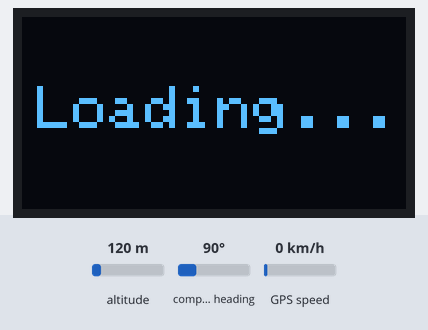
The program below on a simulated Arduino Nano, built with avr-gcc and run on an emulated ATmega328P. Shown: 128×64 one-colour display. The test bench sets the inputs (shaded band); at power-on: GPS speed 0 km/h, altitude 120 m, compass heading 90°. The GPS gets a fix after 3 s at 37.7749, -122.4194 with 8 satellites; what the program prints to the serial monitor is not drawn.

Above: at 3.1 s.
3.2 s: GPS speed set to 2 km/h
At 4.8 s:
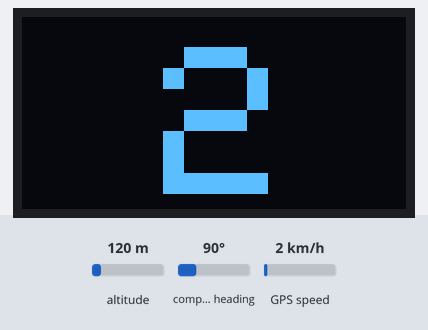
5.6 s: GPS speed set to 30 km/h
At 6.4 s:
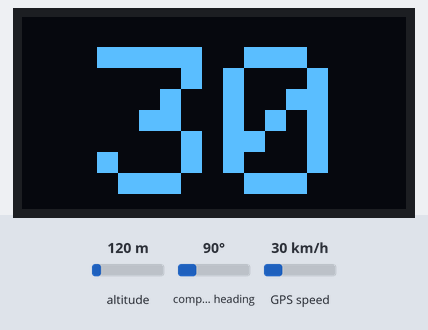
7.6 s: GPS speed set to 60 km/h
At 9.2 s:
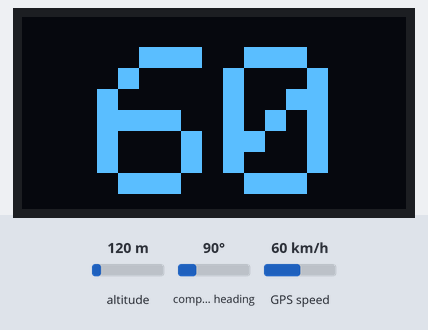
Timing chart, 0 to 10.7 s (numbered marks = the images above; inputs shaded):
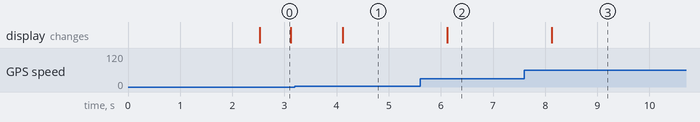

The program:

main.cpp
```cpp
#include <Arduino.h>
#include <SoftwareSerial.h>
#include <TinyGPS++.h>
#include <SPI.h>
#include <Wire.h>
#include <Adafruit_GFX.h>
#include <Adafruit_SSD1306.h>

TinyGPSPlus gps;

#define GPS_TX_PIN 2  // Connect to GPS TX
#define GPS_RX_PIN 3  // Connect to GPS RX

#define SCREEN_WIDTH  128
#define SCREEN_HEIGHT  64

#define OLED_DC 6
#define OLED_CS 10
#define OLED_RESET 5

Adafruit_SSD1306 display(SCREEN_WIDTH, SCREEN_HEIGHT, &SPI, OLED_DC, OLED_RESET, OLED_CS);
SoftwareSerial GPSSerial(GPS_TX_PIN, GPS_RX_PIN);

void setup() {
  Serial.begin(57600);
  GPSSerial.begin(9600);

  // Initialize the OLED display
  if (!display.begin(SSD1306_SWITCHCAPVCC)) {
    Serial.println(F("SSD1306 allocation failed"));
    for (;;); // Stop execution if display fails
  }

  // Invert display for HUD/reflection
  display.ssd1306_command(SSD1306_SEGREMAP | 0x0); // Flips horizontally
  display.ssd1306_command(SSD1306_COMSCANDEC); //

  display.clearDisplay();
  display.display();
}

void loop() {
  // Feed incoming serial data to TinyGPS++
  while (GPSSerial.available() > 0) {
    gps.encode(GPSSerial.read());
  }

  static int last_speed_displayed = -1; // Track the last speed sent to OLED display
  static unsigned long last_serial_print = 0;

  // Only start if the GPS module has a satellite lock
  if (gps.speed.isValid()) {

    // Check if the signal is new
    if (gps.speed.age() < 5000) {

      // Parse new NMEA redings
      if (gps.speed.isUpdated()) {
        double raw_speed = gps.speed.kmph();
        int rounded_speed = round(raw_speed);

        //Print to serial monitor for debugging
        Serial.print(F("Current speed: "));
        Serial.print(raw_speed);
        Serial.println(F(" km/h"));

        // Only send to display if the speed value changed
        if (rounded_speed != last_speed_displayed) {

          display.clearDisplay();
          display.setTextColor(SSD1306_WHITE);
          display.setTextSize(7);

          // Adjust horizontal cursor position based on digit count
          if (rounded_speed >= 100) {
            display.setCursor(2, 10);   // 3 digits
          } else if (rounded_speed >= 10) {
            display.setCursor(25, 10);  // 2 digits
          } else {
            display.setCursor(47, 10);  // 1 digit
          }

          display.print(rounded_speed);
          display.display();

          last_speed_displayed = rounded_speed;
        }
      }
    }
    else if (millis() - last_serial_print > 5000) {
      // GPS signal lost (>5000 ms since last data received)

      Serial.println(F("ERROR: lost satellite connection.")); //Serial debug message

      display.clearDisplay();
      display.setTextSize(2);
      display.setTextColor(SSD1306_WHITE);
      display.setCursor(0, 20);
      display.print(F("Disconnected"));
      display.display();

      last_speed_displayed = -1; // Reset memory state is signal is lost
      last_serial_print = millis();
    }
  }
  else if (millis() - last_serial_print > 2500) {
    // Waiting for
    Serial.println(F("Waiting to establish satellite connection..."));

    display.clearDisplay();
    display.setTextSize(2);
    display.setTextColor(SSD1306_WHITE);
    display.setCursor(5, 23);
    display.print(F("Loading..."));
    display.display();

    last_speed_displayed = -1; // Reset memory state while waiting
    last_serial_print = millis();
  }
}
```

Measured:
- after the input at 3.2 s, the display: changes after 0.92 s (image 1)
- after the input at 5.6 s, the display: changes after 0.52 s (image 2)
- after the input at 7.6 s, the display: changes after 0.52 s (image 3)
- what the display in image 0 shows lasts 0.6 s, from 2.5 s to 3.1 s
